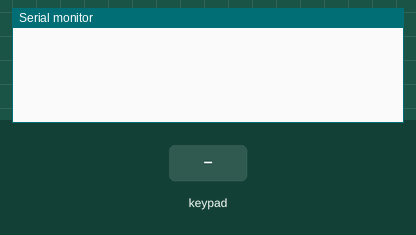
This sketch was run on a simulated Arduino Uno, built with avr-gcc and run on an emulated ATmega328P. On the bench: the last lines printed to the serial monitor. The inputs (shaded band) are chosen by the test bench.

Above: at 1.2 s.
1.3 s: key '1' pressed
At 2.5 s:
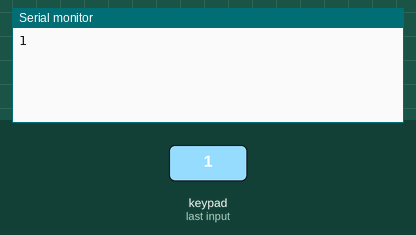
2.8 s: keypad keys 1 1 1 0 9 8 # pressed 0.4 s apart
At 5.9 s:
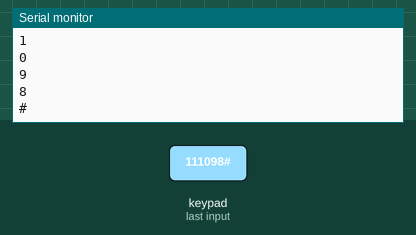
7.1 s: key 'A' pressed
At 8.3 s:
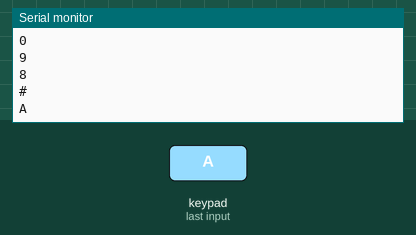
8.6 s: keypad keys 1 1 1 0 9 8 * pressed 0.4 s apart
At 12.5 s:
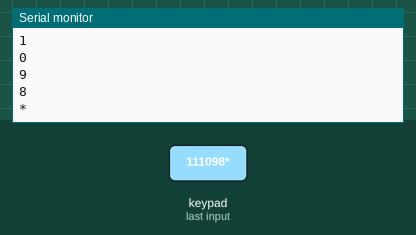
12.9 s: key 'B' pressed
At 14.1 s:
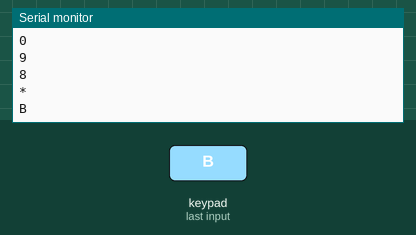
14.4 s: keypad keys 1 1 1 0 9 8 D pressed 0.4 s apart
At 18.1 s:
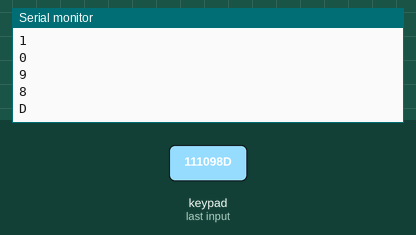
Timing chart, 0 to 19.6 s (numbered marks = the images above; inputs shaded):
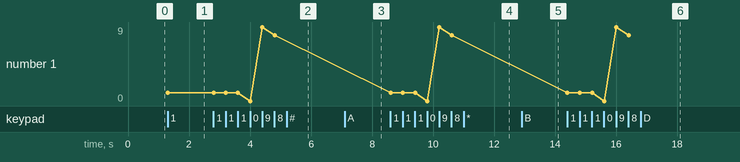

The sketch:

main.ino
```cpp
// (C) Erik Lindstrand, Konstantinos Rokanas, Michal Spano, group: 5 (2024)
// Work package 3
// Exercise 5
// Submission code: 0173549

// code has been adapted from example code by Mark Stanley & Alexander Brevig for the Keypad.h library
// github repo: https://github.com/Chris--A/Keypad/blob/master/examples/CustomKeypad/CustomKeypad.ino

// include section
#include <Keypad.h>                     // include library for using matrix style keypads with Arduino

// define section
#define SERIAL_BAUD_RATE 9600           // define baud rate for serial monitor

// variable declarations
const byte ROWS = 4;                    // number of rows on keypad
const byte COLS = 4;                    // number of columns on keypad

byte ROW_PINS[ROWS] = {11, 10, 9, 8};   // array mapping pins to rows
byte COL_PINS[COLS] = {7, 6, 5, 4};     // array mapping pins to columns

// multidimensional array represents keypad
// values correspond to actual keypad's row/column configuration
char keypad[ROWS][COLS] = {
  {'1', '2', '3', 'A'},
  {'4', '5', '6', 'B'},
  {'7', '8', '9', 'C'},
  {'*', '0', '#', 'D'}
};

// initialize custom keypad using keypad.h library function
Keypad customKeypad = Keypad(makeKeymap(keypad),
                             ROW_PINS,
                             COL_PINS,
                             ROWS,
                             COLS);

/*
* Setup function runs once at startup
*/
void setup() {

  // setup serial monitor as output with defined baud rate
  Serial.begin(SERIAL_BAUD_RATE);
}

/*
* Main loop runs continuously
*/
void loop()
{
  // call keypad.h library function to store the value of any pressed key
  char customKey = customKeypad.getKey();

  // if the value of customKey is truthy (!= 0)
  if (customKey){

    // print the character to the serial monitor
    Serial.println(customKey);
  }
}
```

Measured:
- after the input at 1.3 s, the serial monitor: prints a new line at once (image 1)
- after the input at 2.8 s, the serial monitor: prints a new line after 1.2 s (image 2)
- after the input at 7.1 s, the serial monitor: prints a new line at once (image 3)
- after the input at 8.6 s, the serial monitor: prints a new line at once (image 4)
- after the input at 12.9 s, the serial monitor: prints a new line at once (image 5)
- after the input at 14.4 s, the serial monitor: prints a new line at once (image 6)
- plotted number 1: 1 → 8 after the input at 2.8 s
